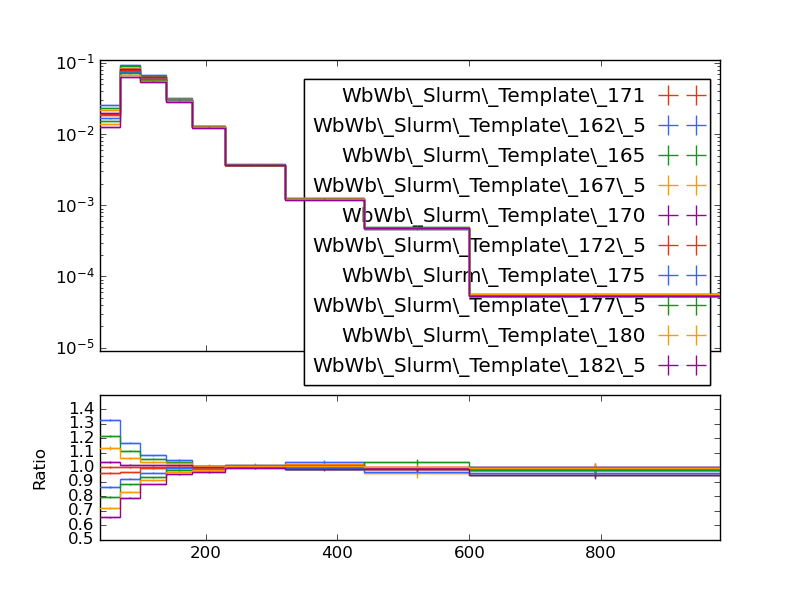

Reproduce this figure in Python.
#! /usr/bin/env python

# This Python script was auto-generated using YODA v2.0.1.
# Analysis object: /WbWb_singlelepton/pT_jet1
# Timestamp: 12-01-2026 (12:51:18)

import matplotlib as mpl
import matplotlib.pyplot as plt
mpl.use('Agg') # comment out for interactive use
import os
import numpy as np

plotDir = os.path.split(os.path.realpath(__file__))[0]
if 'YODA_USER_PLOT_PATH' in globals():
    plot_outdir = globals()['YODA_USER_PLOT_PATH']
else:
    plot_outdir = plotDir

#plot style
plt.style.use(os.path.join(plotDir, '../default.mplstyle'))

plt.rcParams['text.usetex'] = False
plt.style.use(['classic'])
plt.rc('font', family='DejaVu Sans')
# plot metadata
figW, figH = plt.rcParams['figure.figsize']
ax_xLabel = r''
ax_yLabel = r''
ax_title  = r''
ax_xScale = 'linear'
ax_yScale = 'log'
xLims = (40.0, 980.0)
yLims = (9e-06, 0.11000000000000001)

# TeX-friendly labels for the legend
labels = {
    'legend' : ([ r"WbWb\_Slurm\_Template\_171", r"WbWb\_Slurm\_Template\_162\_5", r"WbWb\_Slurm\_Template\_165", r"WbWb\_Slurm\_Template\_167\_5", r"WbWb\_Slurm\_Template\_170", r"WbWb\_Slurm\_Template\_172\_5", r"WbWb\_Slurm\_Template\_175", r"WbWb\_Slurm\_Template\_177\_5", r"WbWb\_Slurm\_Template\_180", r"WbWb\_Slurm\_Template\_182\_5" ], r""),
}

# Adjust canvas width and height
canvasW = 10.0
canvasH = 9.0
figW *= canvasW/10.
figH *= canvasH/9.

# Create figure and axis objects
fig, (ax, ratio0_ax) = plt.subplots(2, 1, sharex=True,
                  figsize=(figW,figH), gridspec_kw={'height_ratios': (6.0, 3.0)})

# Set figure margins
plt.subplots_adjust(
    left   = 1.0 * plt.rcParams['figure.subplot.left'],
    right  = 1.0 * plt.rcParams['figure.subplot.right'],
    top    = 1.0 * plt.rcParams['figure.subplot.top'],
    bottom = 1.0 * plt.rcParams['figure.subplot.bottom'])

ratio0_ax.yaxis.set_major_locator(mpl.ticker.MultipleLocator(0.1))
ratio0_ax.set_ylim(0.5, 1.4999)
ratio0_ax.set_ylabel('Ratio')

# the numerical data is stored in a separate file
dataf = dict()
prefix = os.path.split(__file__)[0]
if prefix:    prefix = prefix + '/'
exec(open(prefix+'pT_jet1__data.py').read(), dataf)


legend_handles = dict() # keep track of handles for the legend

# style options for curves
# starts at zorder>=5 to draw curve on top of legend
styles = {
  'WbWb_LO_PS_Had_171/Analysis/WbWb_Slurm_Template_171.yoda.gz': {
    'color' : '#EE3311',
    'linestyle' : '-',
    'linewidth' : 1,
    'marker' : 'none',
    'markersize' : 2,
    'capsize' : 0.0,
    'zorder' : 5,
    'histstyle' : 1,
    'drawstyle' : 'steps-pre',
    'xerrorbars' : 1,
    'yerrorbars' : 1,
    'fillcolor' : None,
    'fillopacity' : 1.0,
    'ratio0_linestyle' : '-',
    'ratio0_linewidth' : 1,
    'ratio0_marker' : 'none',
    'ratio0_markersize' : 2,
    'ratio0_capsize' : 0.0,
    'ratio0_zorder' : 5,
    'ratio0_histstyle' : 1,
    'ratio0_drawstyle' : 'steps-pre',
    'ratio0_xerrorbars' : 1,
    'ratio0_yerrorbars' : 1,
  },
  'WbWb_LO_PS_Had_162/Analysis/WbWb_Slurm_Template_162_5.yoda.gz': {
    'color' : '#3366FF',
    'linestyle' : '-',
    'linewidth' : 1,
    'marker' : 'none',
    'markersize' : 2,
    'capsize' : 0.0,
    'zorder' : 6,
    'histstyle' : 1,
    'drawstyle' : 'steps-pre',
    'xerrorbars' : 1,
    'yerrorbars' : 1,
    'fillcolor' : None,
    'fillopacity' : 1.0,
    'ratio0_linestyle' : '-',
    'ratio0_linewidth' : 1,
    'ratio0_marker' : 'none',
    'ratio0_markersize' : 2,
    'ratio0_capsize' : 0.0,
    'ratio0_zorder' : 6,
    'ratio0_histstyle' : 1,
    'ratio0_drawstyle' : 'steps-pre',
    'ratio0_xerrorbars' : 1,
    'ratio0_yerrorbars' : 1,
  },
  'WbWb_LO_PS_Had_165/Analysis/WbWb_Slurm_Template_165.yoda.gz': {
    'color' : '#109618',
    'linestyle' : '-',
    'linewidth' : 1,
    'marker' : 'none',
    'markersize' : 2,
    'capsize' : 0.0,
    'zorder' : 7,
    'histstyle' : 1,
    'drawstyle' : 'steps-pre',
    'xerrorbars' : 1,
    'yerrorbars' : 1,
    'fillcolor' : None,
    'fillopacity' : 1.0,
    'ratio0_linestyle' : '-',
    'ratio0_linewidth' : 1,
    'ratio0_marker' : 'none',
    'ratio0_markersize' : 2,
    'ratio0_capsize' : 0.0,
    'ratio0_zorder' : 7,
    'ratio0_histstyle' : 1,
    'ratio0_drawstyle' : 'steps-pre',
    'ratio0_xerrorbars' : 1,
    'ratio0_yerrorbars' : 1,
  },
  'WbWb_LO_PS_Had_167/Analysis/WbWb_Slurm_Template_167_5.yoda.gz': {
    'color' : '#FF9900',
    'linestyle' : '-',
    'linewidth' : 1,
    'marker' : 'none',
    'markersize' : 2,
    'capsize' : 0.0,
    'zorder' : 8,
    'histstyle' : 1,
    'drawstyle' : 'steps-pre',
    'xerrorbars' : 1,
    'yerrorbars' : 1,
    'fillcolor' : None,
    'fillopacity' : 1.0,
    'ratio0_linestyle' : '-',
    'ratio0_linewidth' : 1,
    'ratio0_marker' : 'none',
    'ratio0_markersize' : 2,
    'ratio0_capsize' : 0.0,
    'ratio0_zorder' : 8,
    'ratio0_histstyle' : 1,
    'ratio0_drawstyle' : 'steps-pre',
    'ratio0_xerrorbars' : 1,
    'ratio0_yerrorbars' : 1,
  },
  'WbWb_LO_PS_Had_170/Analysis/WbWb_Slurm_Template_170.yoda.gz': {
    'color' : '#990099',
    'linestyle' : '-',
    'linewidth' : 1,
    'marker' : 'none',
    'markersize' : 2,
    'capsize' : 0.0,
    'zorder' : 9,
    'histstyle' : 1,
    'drawstyle' : 'steps-pre',
    'xerrorbars' : 1,
    'yerrorbars' : 1,
    'fillcolor' : None,
    'fillopacity' : 1.0,
    'ratio0_linestyle' : '-',
    'ratio0_linewidth' : 1,
    'ratio0_marker' : 'none',
    'ratio0_markersize' : 2,
    'ratio0_capsize' : 0.0,
    'ratio0_zorder' : 9,
    'ratio0_histstyle' : 1,
    'ratio0_drawstyle' : 'steps-pre',
    'ratio0_xerrorbars' : 1,
    'ratio0_yerrorbars' : 1,
  },
  'WbWb_LO_PS_Had_172/Analysis/WbWb_Slurm_Template_172_5.yoda.gz': {
    'color' : '#EE3311',
    'linestyle' : '-',
    'linewidth' : 1,
    'marker' : 'none',
    'markersize' : 2,
    'capsize' : 0.0,
    'zorder' : 10,
    'histstyle' : 1,
    'drawstyle' : 'steps-pre',
    'xerrorbars' : 1,
    'yerrorbars' : 1,
    'fillcolor' : None,
    'fillopacity' : 1.0,
    'ratio0_linestyle' : '-',
    'ratio0_linewidth' : 1,
    'ratio0_marker' : 'none',
    'ratio0_markersize' : 2,
    'ratio0_capsize' : 0.0,
    'ratio0_zorder' : 10,
    'ratio0_histstyle' : 1,
    'ratio0_drawstyle' : 'steps-pre',
    'ratio0_xerrorbars' : 1,
    'ratio0_yerrorbars' : 1,
  },
  'WbWb_LO_PS_Had_175/Analysis/WbWb_Slurm_Template_175.yoda.gz': {
    'color' : '#3366FF',
    'linestyle' : '-',
    'linewidth' : 1,
    'marker' : 'none',
    'markersize' : 2,
    'capsize' : 0.0,
    'zorder' : 11,
    'histstyle' : 1,
    'drawstyle' : 'steps-pre',
    'xerrorbars' : 1,
    'yerrorbars' : 1,
    'fillcolor' : None,
    'fillopacity' : 1.0,
    'ratio0_linestyle' : '-',
    'ratio0_linewidth' : 1,
    'ratio0_marker' : 'none',
    'ratio0_markersize' : 2,
    'ratio0_capsize' : 0.0,
    'ratio0_zorder' : 11,
    'ratio0_histstyle' : 1,
    'ratio0_drawstyle' : 'steps-pre',
    'ratio0_xerrorbars' : 1,
    'ratio0_yerrorbars' : 1,
  },
  'WbWb_LO_PS_Had_177/Analysis/WbWb_Slurm_Template_177_5.yoda.gz': {
    'color' : '#109618',
    'linestyle' : '-',
    'linewidth' : 1,
    'marker' : 'none',
    'markersize' : 2,
    'capsize' : 0.0,
    'zorder' : 12,
    'histstyle' : 1,
    'drawstyle' : 'steps-pre',
    'xerrorbars' : 1,
    'yerrorbars' : 1,
    'fillcolor' : None,
    'fillopacity' : 1.0,
    'ratio0_linestyle' : '-',
    'ratio0_linewidth' : 1,
    'ratio0_marker' : 'none',
    'ratio0_markersize' : 2,
    'ratio0_capsize' : 0.0,
    'ratio0_zorder' : 12,
    'ratio0_histstyle' : 1,
    'ratio0_drawstyle' : 'steps-pre',
    'ratio0_xerrorbars' : 1,
    'ratio0_yerrorbars' : 1,
  },
  'WbWb_LO_PS_Had_180/Analysis/WbWb_Slurm_Template_180.yoda.gz': {
    'color' : '#FF9900',
    'linestyle' : '-',
    'linewidth' : 1,
    'marker' : 'none',
    'markersize' : 2,
    'capsize' : 0.0,
    'zorder' : 13,
    'histstyle' : 1,
    'drawstyle' : 'steps-pre',
    'xerrorbars' : 1,
    'yerrorbars' : 1,
    'fillcolor' : None,
    'fillopacity' : 1.0,
    'ratio0_linestyle' : '-',
    'ratio0_linewidth' : 1,
    'ratio0_marker' : 'none',
    'ratio0_markersize' : 2,
    'ratio0_capsize' : 0.0,
    'ratio0_zorder' : 13,
    'ratio0_histstyle' : 1,
    'ratio0_drawstyle' : 'steps-pre',
    'ratio0_xerrorbars' : 1,
    'ratio0_yerrorbars' : 1,
  },
  'WbWb_LO_PS_Had_182/Analysis/WbWb_Slurm_Template_182_5.yoda.gz': {
    'color' : '#990099',
    'linestyle' : '-',
    'linewidth' : 1,
    'marker' : 'none',
    'markersize' : 2,
    'capsize' : 0.0,
    'zorder' : 14,
    'histstyle' : 1,
    'drawstyle' : 'steps-pre',
    'xerrorbars' : 1,
    'yerrorbars' : 1,
    'fillcolor' : None,
    'fillopacity' : 1.0,
    'ratio0_linestyle' : '-',
    'ratio0_linewidth' : 1,
    'ratio0_marker' : 'none',
    'ratio0_markersize' : 2,
    'ratio0_capsize' : 0.0,
    'ratio0_zorder' : 14,
    'ratio0_histstyle' : 1,
    'ratio0_drawstyle' : 'steps-pre',
    'ratio0_xerrorbars' : 1,
    'ratio0_yerrorbars' : 1,
  },
}

# curve from input yoda files in main panel
for label, yvals in dataf['yvals'].items():
    if all(np.isnan(v) for v in dataf['yvals'][label]):
        continue
    tmp = None
    if styles[label]['histstyle']: # draw as histogram
        xpos = dataf['xedges'][label] if styles[label]['drawstyle'] else dataf['xpoints'][label]
        ypos = np.insert(yvals, 0, yvals[0]) if styles[label]['drawstyle'] else yvals
        if styles[label]['fillcolor']: # fill area below curve
            ax.fill_between(xpos, ypos, step='pre',
                            color=styles[label]['fillcolor'],
                            alpha=styles[label]['fillopacity'])
        tmp, = ax.plot(xpos, ypos,
                       color=styles[label]['color'],
                       linestyle=styles[label]['linestyle'],
                       linewidth=styles[label]['linewidth'],
                       drawstyle=styles[label]['drawstyle'], solid_joinstyle='miter',
                       zorder=styles[label]['zorder'], label=label)
    tmp = ax.errorbar(dataf['xpoints'][label], yvals,
                      xerr=np.array(dataf['xerrs'][label])*styles[label]['xerrorbars'],
                      yerr=np.array(dataf['yerrs'][label])*styles[label]['yerrorbars'],
                      fmt=styles[label]['marker'], capsize=styles[label]['capsize'],
                      markersize=styles[label]['markersize'],
                      ecolor=styles[label]['color'],
                      color=styles[label]['color'], zorder=styles[label]['zorder'])
    tmp[-1][0].set_linestyle(styles[label]['linestyle'])
    tmp[-1][0].set_linewidth(styles[label]['linewidth'])
    if label in dataf['add_legend_handle']:  legend_handles[label] = tmp
    for varLabel in dataf['variation_yvals'].keys():
        if varLabel.startswith(label):
            tmp, = ax.plot(dataf['xedges'][label], dataf['variation_yvals'][varLabel],
                           color=styles[label]['color'],
                           linestyle=styles[label]['linestyle'],
                           linewidth=styles[label]['linewidth'],
                           drawstyle='steps-pre', solid_joinstyle='miter',
                           zorder=styles[label]['zorder'], alpha=0.5)


# plots on ratio panel
# curve from input yoda files in ratio panel
for label, yvals in dataf['ratio0_yvals'].items():
    if all(np.isnan(v) for v in yvals):
        continue
    if styles[label]['ratio0_histstyle']: # plot as histogram
        xpos = dataf['xedges']['WbWb_LO_PS_Had_171/Analysis/WbWb_Slurm_Template_171.yoda.gz'] if styles[label]['ratio0_drawstyle'] else dataf['xpoints']['WbWb_LO_PS_Had_171/Analysis/WbWb_Slurm_Template_171.yoda.gz']
        ypos = np.insert(yvals, 0, yvals[0]) if styles[label]['ratio0_drawstyle'] else yvals
        ratio0_ax.plot(xpos, ypos,
                       color=styles[label]['color'],
                       linewidth=styles[label]['linewidth'],
                       linestyle=styles[label]['ratio0_linestyle'],
                       drawstyle=styles[label]['ratio0_drawstyle'], zorder=styles[label]['zorder'],
                       solid_joinstyle='miter')
    tmp = ratio0_ax.errorbar(dataf['xpoints']['WbWb_LO_PS_Had_171/Analysis/WbWb_Slurm_Template_171.yoda.gz'], yvals,
                             xerr=np.array(dataf['ref_xerrs'])*styles[label]['ratio0_xerrorbars'],
                             yerr=np.array(dataf['ratio0_yerrs'][label])*styles[label]['ratio0_yerrorbars'],
                             fmt=styles[label]['ratio0_marker'], capsize=styles[label]['ratio0_capsize'],
                             markersize=styles[label]['ratio0_markersize'],
                             ecolor=styles[label]['color'],
                             color=styles[label]['color'])
    tmp[-1][0].set_linestyle(styles[label]['ratio0_linestyle'])
    tmp[-1][0].set_linewidth(styles[label]['ratio0_linewidth'])

    for varlabel in dataf['ratio0_variation_vals'].keys():
        if varlabel.startswith(label):
            ratio0_ax.plot(dataf['xedges']['WbWb_LO_PS_Had_171/Analysis/WbWb_Slurm_Template_171.yoda.gz'],
                            dataf['ratio0_variation_vals'][varlabel],
                            color=styles[label]['color'],
                            linestyle=styles[label]['linestyle'],
                            linewidth=styles[label]['linewidth'],
                            drawstyle='steps-pre', solid_joinstyle='miter',
                            zorder=1, alpha=0.5)

legend_items = list(legend_handles.values())
ax.add_artist(ax.legend(legend_items,
                        labels['legend'][0],
                        title=labels['legend'][1],
                        alignment='right',
                        loc='upper right',
                        bbox_to_anchor=(1.0, 0.97),markerfirst=False))

# set plot metadata as defined above
ratio0_ax.set_xlabel(ax_xLabel)
ratio0_ax.xaxis.set_label_coords(1., -0.15)
ax.set_ylabel(ax_yLabel, ha='right', va='top')
ax.yaxis.set_label_coords(-0.11, 1.0)
ax.set_title(ax_title, loc='left')
ax.set_xscale(ax_xScale)
ax.set_yscale(ax_yScale)
ax.set_xlim(xLims)
ax.set_ylim(yLims)

# tick formatting
plt.rcParams['xtick.top'] = True
plt.rcParams['ytick.right'] = True
ax.yaxis.set_major_locator(mpl.ticker.LogLocator(base=10.0, numticks=np.inf))
ax.yaxis.set_minor_locator(mpl.ticker.LogLocator(
                           base=10.0, subs=np.arange(0.1, 1, 0.1), numticks=np.inf))
fig.align_ylabels((ax, ratio0_ax))
plt.savefig(os.path.join(plot_outdir, 'pT_jet1.pdf'), format='PDF')
plt.savefig(os.path.join(plot_outdir, 'pT_jet1.png'), format='PNG')

plt.close(fig)
